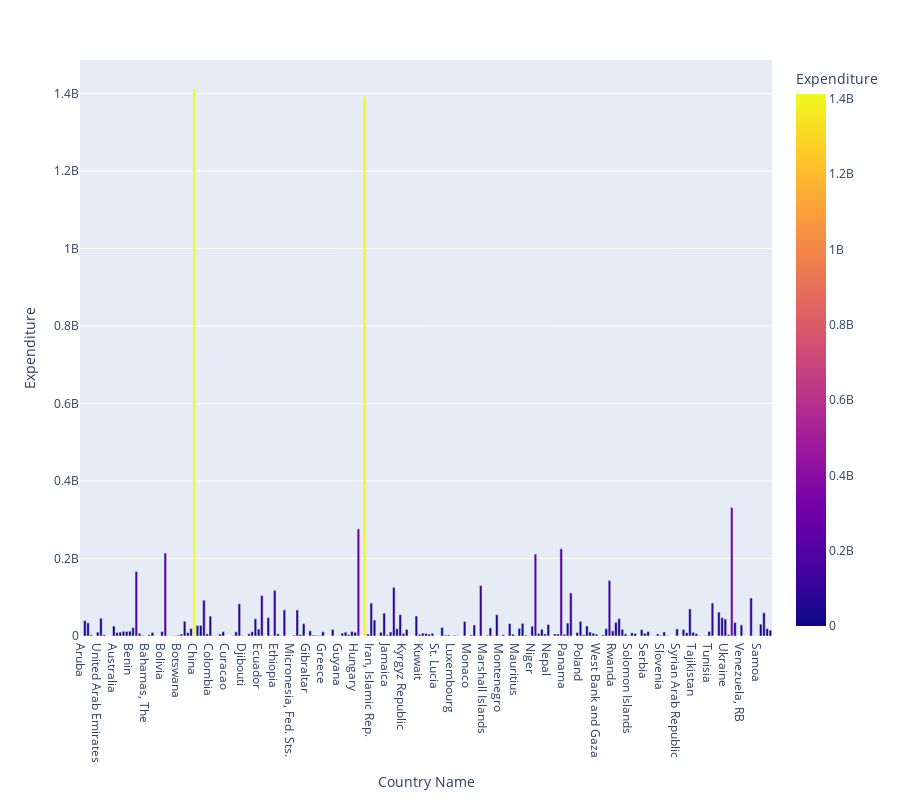

The cell this chart's notebook holds for it:
### Code cell
import plotly.express as px

fig = px.bar(df_health_countries_expenditure, x='Country Name', y='value',
             hover_data=['Country Name', 'region'], color='value',
             labels={'value':'Expenditure'}, height=800)
fig.show()

### Figure 1 — Plotly figure (JSON) as saved in the notebook; plotly's stock layout.template omitted (floating-point values rounded to 4 significant figures; data arrays with more than 128 entries replaced by an {"elided": "..."} marker saying what was removed)
{"data": [{"alignmentgroup": "True", "customdata": {"elided": "215x1 str values"}, "hovertemplate": "Country Name=%{x}<br>Expenditure=%{marker.color}<br>region=%{customdata[0]}<extra></extra>", "legendgroup": "", "marker": {"color": {"elided": "215 float values"}, "coloraxis": "coloraxis", "pattern": {"shape": ""}}, "name": "", "offsetgroup": "", "orientation": "v", "showlegend": false, "textposition": "auto", "type": "bar", "x": {"elided": "215 str values"}, "xaxis": "x", "y": {"elided": "215 float values"}, "yaxis": "y"}], "layout": {"barmode": "relative", "coloraxis": {"colorbar": {"title": {"text": "Expenditure"}}, "colorscale": [[0, "#0d0887"], [0.1111, "#46039f"], [0.2222, "#7201a8"], [0.3333, "#9c179e"], [0.4444, "#bd3786"], [0.5556, "#d8576b"], [0.6667, "#ed7953"], [0.7778, "#fb9f3a"], [0.8889, "#fdca26"], [1, "#f0f921"]]}, "height": 800, "legend": {"tracegroupgap": 0}, "margin": {"t": 60}, "xaxis": {"anchor": "y", "domain": [0, 1], "title": {"text": "Country Name"}}, "yaxis": {"anchor": "x", "domain": [0, 1], "title": {"text": "Expenditure"}}}}
